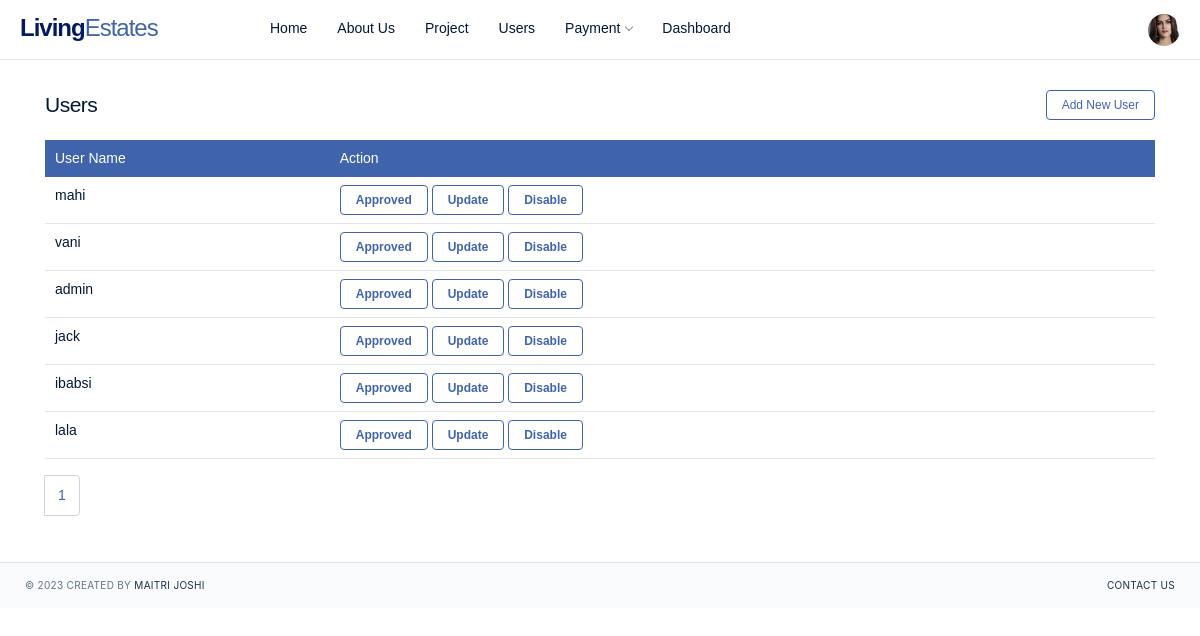
Page /user_details/ (signed in) on the committed database.
### app/models.py (models this page shows)
class Profile(models.Model):
    user=models.OneToOneField(User,null=True,on_delete=models.CASCADE)
    phone_no=models.CharField(max_length=10)
    address_line1=models.CharField(max_length=30)
    address_line2=models.CharField(max_length=30)
    pincode=models.CharField(max_length=30)
    city=models.CharField(max_length=30)
    country=models.CharField(max_length=30)
    image=models.ImageField(upload_to='profile',null=True,default='default.jpg')
    activate_flag=models.CharField(max_length=10,default='0')

### app/views.py (the view)
# urls.py: path('user_details/', views.user_details, name='user_details'),
def user_details(request):
    users=User.objects.all()
    user_list=User.objects.get(username=request.user)
    page=Paginator(users,10)
    page_list=request.GET.get('page')
    page=page.get_page(page_list)
    nums="a"*page.paginator.num_pages
    profile_info=Profile.objects.filter(user=request.user)
    if len(profile_info)==1:
        profile_info=Profile.objects.get(user=request.user)
    all_profile_info=Profile.objects.all()
    return render(request,'user_details.html',{'users':users,'profile':profile_info,'data1':user_list,'page':page,'nums':nums,'all_profile_info':all_profile_info})

### TEMPLATES/user_details.html (shortened to what this page needs)
{% extends 'base_admin.html'%}
{%block user_details%}
<div class="content content-fixed content-auth">
    <div class="container">
        <div class="d-sm-flex align-items-center justify-content-between mg-b-20 mg-lg-b-25 mg-xl-b-20">
            <div>
                <h4 class="mg-b-0 tx-spacing--1">Users</h4>
            </div>
            <div class="d-none d-md-block">
                <a href="{%url 'admin_signup'%}"><button class="btn btn-xs btn-outline-facebook"> Add New User</button></a>
            </div>
        </div>
        <table class="table">
            <thead class="thead-primary">
                <tr>
                    <th scope="col">User Name</th>
                    <th scope="col">Action</th>
                </tr>
            </thead>
            <tbody>
                {% for i in all_profile_info%}
                <tr>
                    <td>{{i.user}}</td>
                    <td>
                            <a href="{% url 'enable_user' i.id %}" class=" btn btn-xs btn-outline-primary mr-2">
                                {% if i.activate_flag == '1'%}
                                    <b >Approved</b>
                                {%else%}
                                    <b style="color:red">Approve</b>
                                {%endif%}
                            </a>
                            <a href="{% url 'edit_user_profile_by_admin' i.id%}"><button  class="btn btn-xs btn-outline-facebook"><b>Update</b></button></a>
                            <a href="{%url 'disable_user' i.id%}"  class="btn btn-xs btn-outline-primary mr-2">
                                {% if i.activate_flag == '0'%}
                                <b style="color:red">Disabled</b>
                            {%else%}
                                <b>Disable</b>
                            {%endif%}
                                </a>
                    </td>
                </tr>
                {%endfor%}
            </tbody>
        </table>
        <nav aria-label="Page navigation example">
            <ul class="pagination">
                 {% for page_no in nums %}<br>
                        <li class="page-item"><a class="page-link" href="?page={{forloop.counter}}">{{forloop.counter}}</a></li>
              {%endfor%}
            </ul>
        </nav>
    </div>
</div>
{%endblock%}

### TEMPLATES/base_admin.html (shortened to what this page needs)
<!DOCTYPE html>
{% load static %}
<html lang="en">
<head>
    <link rel="stylesheet" href="{% static 'css/style1.css' %}">
    <link rel="stylesheet" href="{% static 'css/dashboard.css' %}">
</head>
<body class="page-profile">
    <header class="navbar navbar-header navbar-header-fixed">
        <div class="navbar-brand">
            <a href="#" class="df-logo">Living<span>Estates</span></a>
        </div>
        <div id="navbarMenu" class="navbar-menu-wrapper">
            <ul class="nav navbar-menu">
                <li class="nav-item">
                    <a href="{%url 'admin_homepage'%}" class="nav-link">Home</a>
                </li>
                <li class="nav-item">
                    <a href="{%url 'admin_about_us'%}" class="nav-link">About Us</a>
                </li>
                <li class="nav-item">
                    <a href="{% url 'project'%}" class="nav-link">Project</a>
                </li>
                <li class="nav-item">
                    <a href="{% url 'user_details' %}" class="nav-link">Users</a>
                </li>
                <li class="nav-item with-sub">
                    <a href="#" class="nav-link">Payment</a>
                </li>
                <li class="nav-item">
                    <a href="#" class="nav-link">Dashboard</a>
                </li>
            </ul>
        </div>
        <div class="navbar-right">
            <div class="dropdown dropdown-profile">
                <a href="#" role="button" class="dropdown-link" data-bs-toggle="dropdown" data-bs-display="static">
                    <div class="avatar avatar-sm"><img src="{{profile.image.url}}" class="rounded-circle" alt=""></div>
                </a>
            </div>
        </div>
    </header>
{%block user_details%}
{% endblock %}
    <footer class="footer">
        <div>
            <span>&copy; 2023 </span>
            <span>Created by <a href="#">Maitri Joshi</a></span>
        </div>
        <div>
            <nav class="nav">
                <a href="#" class="nav-link">Contact Us</a>
            </nav>
        </div>
    </footer>
</body>
</html>

### rows in the picture
Profile: image (picture), user "mahi", activate_flag "Approved"
Profile: user "vani", activate_flag "Approved"
Profile: user "admin", activate_flag "Approved"
Profile: user "jack", activate_flag "Approved"
Profile: user "ibabsi", activate_flag "Approved"
Profile: user "lala", activate_flag "Approved"
